Frame 1 (no input): blank canvas, image omitted
Frame 60 (the mouse pressed at the canvas centre just before this capture): blank canvas, image omitted
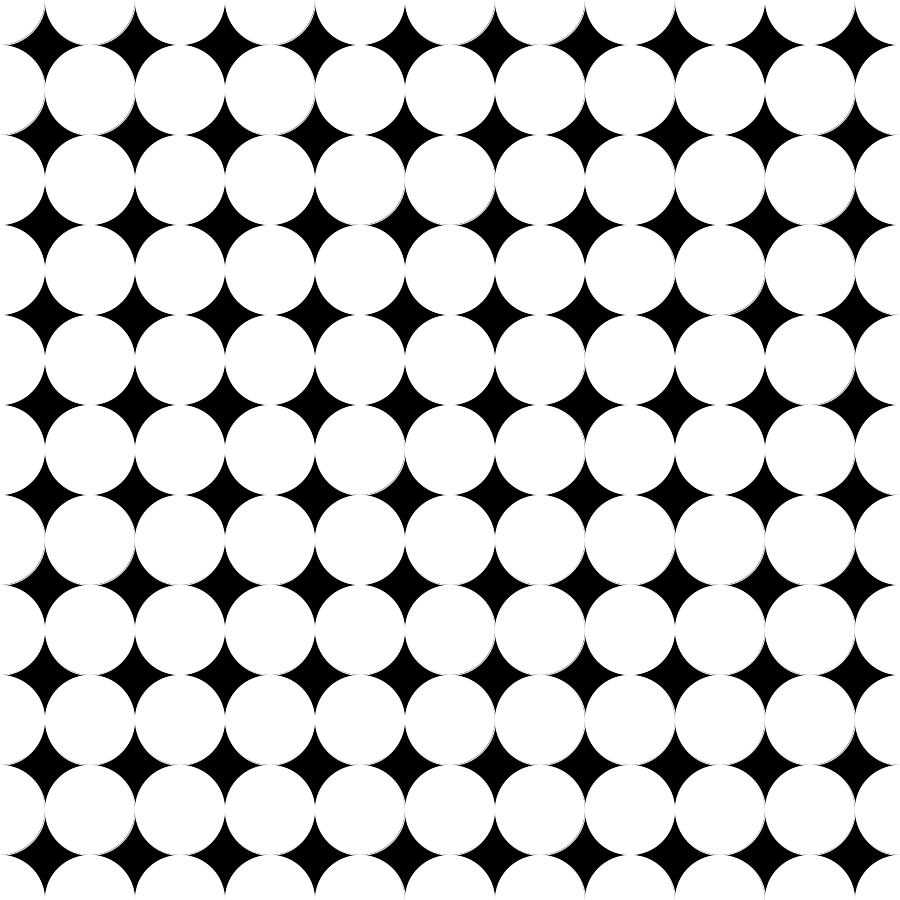
Frame 120 (the mouse held since frame 60 and released just before this capture)

The Processing sketch whose frames 1 and 60 were blank and that drew this single picture after the mouse press (run headless with seeded random() and noise(); from frame 60 on, the mouse is pressed at the canvas centre):

// Processing sketch: GenerativeDesign08_GridNestedCircles
// ── GenerativeDesign08_GridNestedCircles.pde
float tileWidth, tileHeight, endSize, endOffset;
int circleCount;

float tileCountX = 10;
float tileCountY = 10;

int actRandomSeed = 0;

void setup () {
  size(900, 900);
  stroke(255);
  strokeWeight(1);

  tileWidth = width / tileCountX;
  tileHeight = height / tileCountY;
}

void draw () {
  background(0);
  randomSeed(actRandomSeed);

  circleCount = mouseX / 30 + 1;
  endSize = map(mouseX, 0, width, tileWidth / 2, 0);
  endOffset = map(mouseY, 0, height, 0, (tileWidth - endSize) / 2);

  for (int y = 0; y <= tileCountY; y++) {
    for (int x = 0; x <= tileCountX; x++) {
      pushMatrix();
        translate(tileWidth * x, tileHeight * y);
        scale(1, tileHeight / tileWidth);

        int toggle = (int) random(0,4);
        if (toggle == 0) rotate(-HALF_PI);
        if (toggle == 1) rotate(0);
        if (toggle == 2) rotate(HALF_PI);
        if (toggle == 3) rotate(PI);

        for(int i = 0; i < circleCount; i++) {
            float diam = map(i, 0, circleCount - 1, tileWidth, endSize);
            float offset = map(i, 0, circleCount - 1, 0, endOffset);

            circle(offset, 0, diam);
        }
      popMatrix();
    }
  }
}

void mousePressed() {
  actRandomSeed = (int) random(100000);
}
